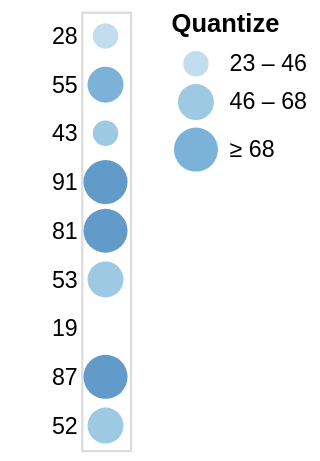

The specification (Vega-Lite) saved for this image:
### Vega specification from a JSON file in a GitHub repository (floating-point values rounded to 4 significant figures)
{"$schema": "https://vega.github.io/schema/vega/v4.json", "description": "A simple bar chart with embedded data.", "autosize": "pad", "padding": 5, "width": 21, "style": "cell", "data": [{"name": "source_0", "values": [{"a": "A", "b": 28}, {"a": "B", "b": 55}, {"a": "C", "b": 43}, {"a": "D", "b": 91}, {"a": "E", "b": 81}, {"a": "F", "b": 53}, {"a": "G", "b": 19}, {"a": "H", "b": 87}, {"a": "I", "b": 52}]}, {"name": "data_0", "source": "source_0", "transform": [{"type": "formula", "expr": "toNumber(datum[\"b\"])", "as": "b"}]}], "signals": [{"name": "y_step", "value": 21}, {"name": "height", "update": "bandspace(domain('y').length, 1, 0.5) * y_step"}], "marks": [{"name": "marks", "type": "symbol", "style": ["circle"], "from": {"data": "data_0"}, "encode": {"update": {"opacity": {"value": 0.7}, "fill": [{"test": "datum[\"b\"] === null || isNaN(datum[\"b\"])", "value": null}, {"scale": "color", "field": "b"}], "tooltip": {"signal": "{\"b\": ''+datum[\"b\"]}"}, "x": {"signal": "width", "mult": 0.5}, "y": {"scale": "y", "field": "b"}, "size": {"scale": "size", "field": "b"}, "shape": {"value": "circle"}}}}], "scales": [{"name": "y", "type": "point", "domain": {"data": "data_0", "field": "b"}, "range": {"step": {"signal": "y_step"}}, "padding": 0.5}, {"name": "color", "type": "quantize", "domain": {"data": "data_0", "field": "b"}, "range": {"scheme": "blues", "count": 4}, "zero": false}, {"name": "size", "type": "quantize", "domain": {"data": "data_0", "field": "b"}, "range": [0, 120.3, 240.7, 361], "zero": true}], "axes": [{"scale": "y", "orient": "left", "grid": false, "domain": false, "ticks": false, "zindex": 1}], "legends": [{"title": "Quantize", "fill": "color", "encode": {"symbols": {"update": {"shape": {"value": "circle"}, "opacity": {"value": 0.7}}}}, "size": "size"}], "config": {"axisY": {"minExtent": 30}}}
